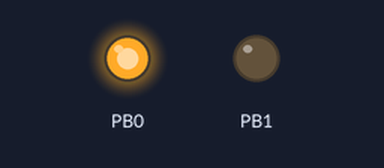
A program run on a simulated ATmega328P, built with avr-gcc and emulated at 16 MHz. Parts: output pins drawn as LEDs (lit = HIGH).

Above: at 2.5 s.
At 6.5 s:
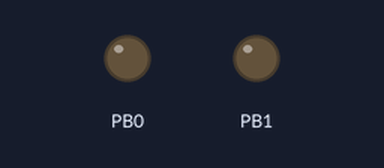
At 10.5 s:
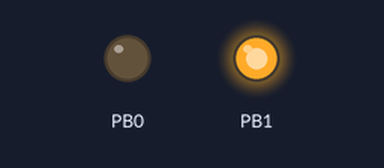
Timing chart, 0 to 16.9 s (numbered marks = the images above):
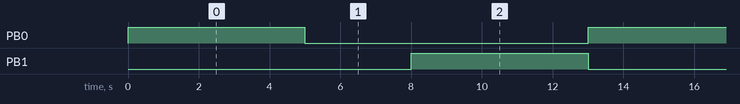

Measured:
- by itself, PB0, PB1: alternates HIGH for 5.0 s and LOW for 8.0 s
- by itself, everything shown: repeats every 13.0 s, in 3 steps

The program:

main.c
```c
/*
 * Blink-task.c
 *
 * Created: 18-11-2025 10:43:16
 * Author : hafna
 */

#define F_CPU 16000000UL
#include <avr/io.h>
#include <util/delay.h>

int main(void)
{
	// Initialize PB0  and PB1 as output
	DDRB |= (1 << DDB0) | (1 << DDB1);

	while (1)
	{

		PORTB |= (1 << PB0);     // PB0 ON
		PORTB &= ~(1 << PB1);    // PB1 OFF
		_delay_ms(5000);


		PORTB &= ~((1 << PB0) | (1 << PB1));  // Both OFF
		_delay_ms(3000);


		PORTB |= (1 << PB1);     // PB1 ON
		PORTB &= ~(1 << PB0);    // PB0 OFF
		_delay_ms(5000);
	}
}
```
